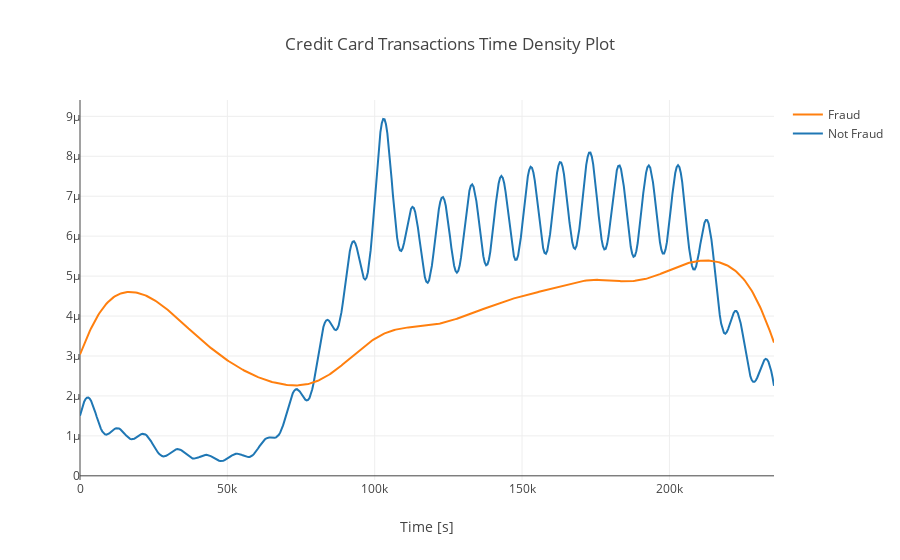

Source (notebook cell):
### Code cell
fig = ff.create_distplot(hist_data, group_labels, show_hist=False, show_rug=False)
fig['layout'].update(title='Credit Card Transactions Time Density Plot', xaxis=dict(title='Time [s]'))
iplot(fig, filename='dist_only')

### Figure 1 — Plotly figure (JSON) as saved in the notebook; plotly's stock layout.template omitted (floating-point values rounded to 4 significant figures; data arrays with more than 128 entries replaced by an {"elided": "..."} marker saying what was removed)
{"data": [{"legendgroup": "Not Fraud", "marker": {"color": "rgb(31, 119, 180)"}, "mode": "lines", "name": "Not Fraud", "showlegend": true, "type": "scatter", "x": {"elided": "500 float values"}, "xaxis": "x1", "y": {"elided": "500 float values"}, "yaxis": "y1"}, {"legendgroup": "Fraud", "marker": {"color": "rgb(255, 127, 14)"}, "mode": "lines", "name": "Fraud", "showlegend": true, "type": "scatter", "x": {"elided": "500 float values"}, "xaxis": "x1", "y": {"elided": "500 float values"}, "yaxis": "y1"}], "layout": {"barmode": "overlay", "hovermode": "closest", "legend": {"traceorder": "reversed"}, "title": "Credit Card Transactions Time Density Plot", "xaxis": {"title": "Time [s]"}, "xaxis1": {"anchor": "y2", "domain": [0, 1], "zeroline": false}, "yaxis1": {"anchor": "free", "domain": [0, 1], "position": 0}}}
